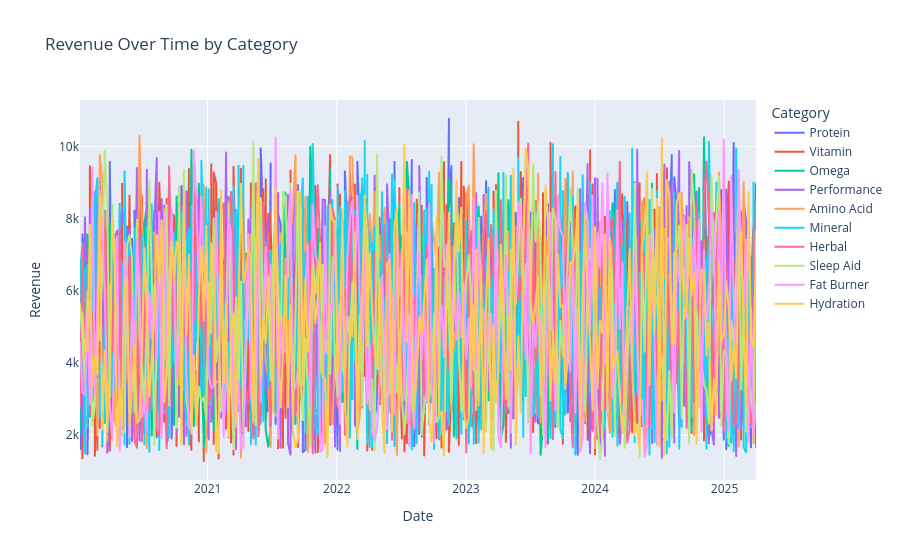

Notebook cell for this chart:
### Code cell
fig = px.line(df, x = 'Date', y = 'Revenue',color = 'Category',title = 'Revenue Over Time by Category') 
fig.show()

### Figure 1 — Plotly figure (JSON) as saved in the notebook; plotly's stock layout.template omitted (floating-point values rounded to 4 significant figures; data arrays with more than 128 entries replaced by an {"elided": "..."} marker saying what was removed)
{"data": [{"hovertemplate": "Category=Protein<br>Date=%{x}<br>Revenue=%{y}<extra></extra>", "legendgroup": "Protein", "line": {"color": "#636efa", "dash": "solid"}, "marker": {"symbol": "circle"}, "mode": "lines", "name": "Protein", "showlegend": true, "type": "scattergl", "x": {"elided": "548 str values"}, "xaxis": "x", "y": {"elided": "548 float values"}, "yaxis": "y"}, {"hovertemplate": "Category=Vitamin<br>Date=%{x}<br>Revenue=%{y}<extra></extra>", "legendgroup": "Vitamin", "line": {"color": "#EF553B", "dash": "solid"}, "marker": {"symbol": "circle"}, "mode": "lines", "name": "Vitamin", "showlegend": true, "type": "scattergl", "x": {"elided": "822 str values"}, "xaxis": "x", "y": {"elided": "822 float values"}, "yaxis": "y"}, {"hovertemplate": "Category=Omega<br>Date=%{x}<br>Revenue=%{y}<extra></extra>", "legendgroup": "Omega", "line": {"color": "#00cc96", "dash": "solid"}, "marker": {"symbol": "circle"}, "mode": "lines", "name": "Omega", "showlegend": true, "type": "scattergl", "x": {"elided": "274 str values"}, "xaxis": "x", "y": {"elided": "274 float values"}, "yaxis": "y"}, {"hovertemplate": "Category=Performance<br>Date=%{x}<br>Revenue=%{y}<extra></extra>", "legendgroup": "Performance", "line": {"color": "#ab63fa", "dash": "solid"}, "marker": {"symbol": "circle"}, "mode": "lines", "name": "Performance", "showlegend": true, "type": "scattergl", "x": {"elided": "548 str values"}, "xaxis": "x", "y": {"elided": "548 float values"}, "yaxis": "y"}, {"hovertemplate": "Category=Amino Acid<br>Date=%{x}<br>Revenue=%{y}<extra></extra>", "legendgroup": "Amino Acid", "line": {"color": "#FFA15A", "dash": "solid"}, "marker": {"symbol": "circle"}, "mode": "lines", "name": "Amino Acid", "showlegend": true, "type": "scattergl", "x": {"elided": "274 str values"}, "xaxis": "x", "y": {"elided": "274 float values"}, "yaxis": "y"}, {"hovertemplate": "Category=Mineral<br>Date=%{x}<br>Revenue=%{y}<extra></extra>", "legendgroup": "Mineral", "line": {"color": "#19d3f3", "dash": "solid"}, "marker": {"symbol": "circle"}, "mode": "lines", "name": "Mineral", "showlegend": true, "type": "scattergl", "x": {"elided": "822 str values"}, "xaxis": "x", "y": {"elided": "822 float values"}, "yaxis": "y"}, {"hovertemplate": "Category=Herbal<br>Date=%{x}<br>Revenue=%{y}<extra></extra>", "legendgroup": "Herbal", "line": {"color": "#FF6692", "dash": "solid"}, "marker": {"symbol": "circle"}, "mode": "lines", "name": "Herbal", "showlegend": true, "type": "scattergl", "x": {"elided": "274 str values"}, "xaxis": "x", "y": {"elided": "274 float values"}, "yaxis": "y"}, {"hovertemplate": "Category=Sleep Aid<br>Date=%{x}<br>Revenue=%{y}<extra></extra>", "legendgroup": "Sleep Aid", "line": {"color": "#B6E880", "dash": "solid"}, "marker": {"symbol": "circle"}, "mode": "lines", "name": "Sleep Aid", "showlegend": true, "type": "scattergl", "x": {"elided": "274 str values"}, "xaxis": "x", "y": {"elided": "274 float values"}, "yaxis": "y"}, {"hovertemplate": "Category=Fat Burner<br>Date=%{x}<br>Revenue=%{y}<extra></extra>", "legendgroup": "Fat Burner", "line": {"color": "#FF97FF", "dash": "solid"}, "marker": {"symbol": "circle"}, "mode": "lines", "name": "Fat Burner", "showlegend": true, "type": "scattergl", "x": {"elided": "274 str values"}, "xaxis": "x", "y": {"elided": "274 float values"}, "yaxis": "y"}, {"hovertemplate": "Category=Hydration<br>Date=%{x}<br>Revenue=%{y}<extra></extra>", "legendgroup": "Hydration", "line": {"color": "#FECB52", "dash": "solid"}, "marker": {"symbol": "circle"}, "mode": "lines", "name": "Hydration", "showlegend": true, "type": "scattergl", "x": {"elided": "274 str values"}, "xaxis": "x", "y": {"elided": "274 float values"}, "yaxis": "y"}], "layout": {"autosize": true, "legend": {"title": {"text": "Category"}, "tracegroupgap": 0}, "title": {"text": "Revenue Over Time by Category"}, "xaxis": {"anchor": "y", "autorange": true, "domain": [0, 1], "range": ["2020-01-06", "2025-03-31"], "title": {"text": "Date"}, "type": "date"}, "yaxis": {"anchor": "x", "autorange": true, "domain": [0, 1], "range": [757.5, 11290.0], "title": {"text": "Revenue"}, "type": "linear"}}}
